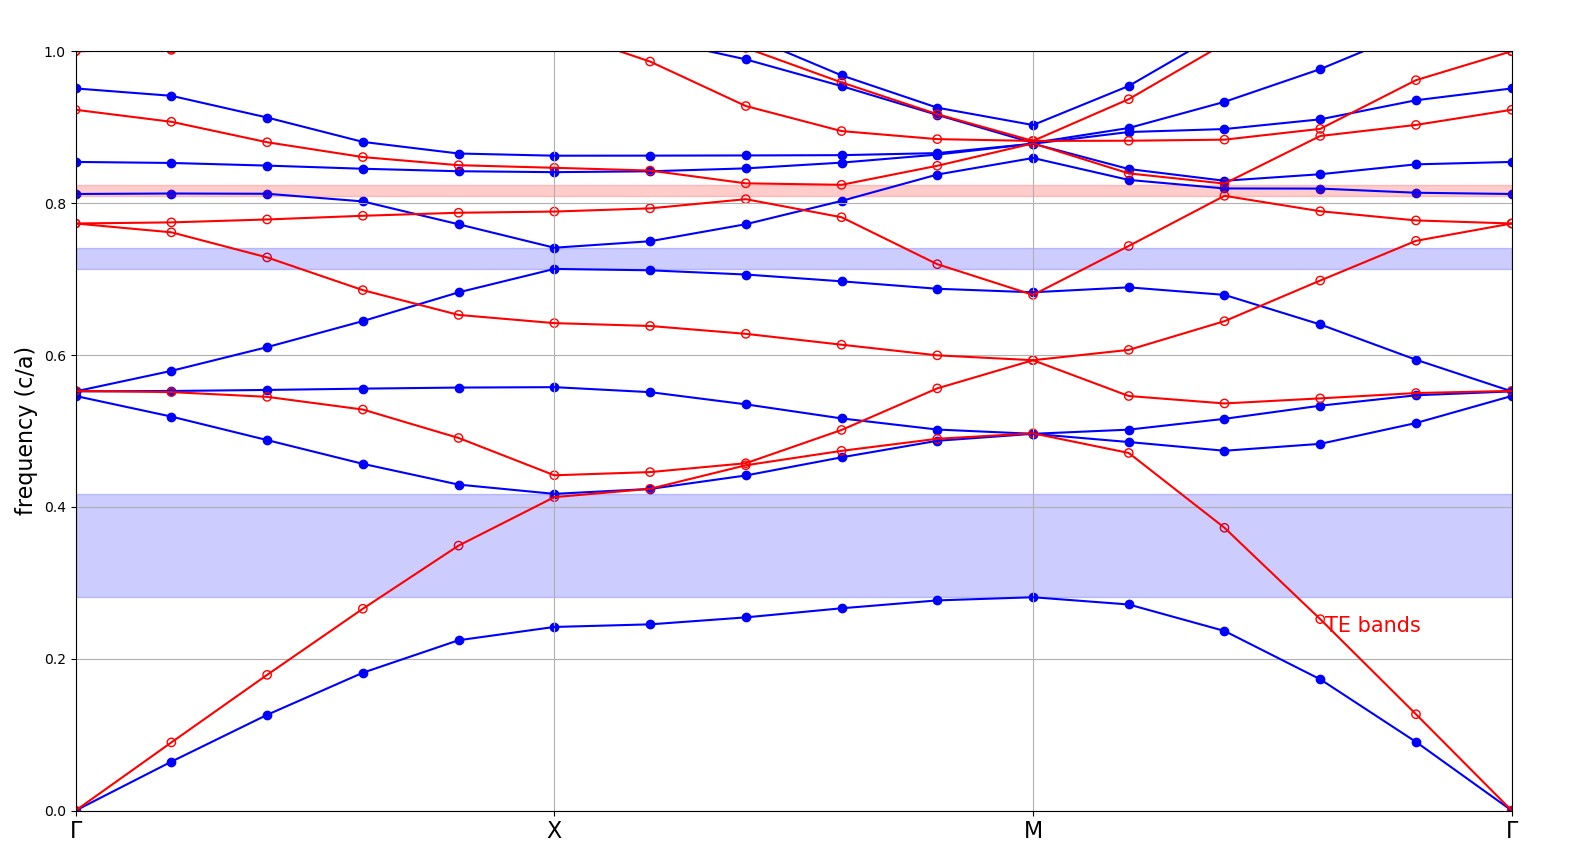

Python code for this plot:
import math
import meep as mp
from meep import mpb
import matplotlib
#matplotlib.use('Agg')

import matplotlib.pyplot as plt


# Determining the number of eigenstates computed at each k points.
num_bands=50

# k_points=Bloch wavevectors we want to compute the bands at.
# Setting it to the corners of irreducible Brillouin zone.
k_points=[mp.Vector3(),				# Gamma
		  mp.Vector3(0.5),			# X
		  mp.Vector3(0.5,0.5),		# M
		  mp.Vector3()]				# Gamma

# Computing bands at a lot of intermediate points to get a continuous band structure
k_points=mp.interpolate(4,k_points)

# Setting up the size of the computational cells
geometry_lattice=mp.Lattice(size=mp.Vector3(1,1))

# Setting up geometric objects at the center of the lattice
geometry=[mp.Cylinder(0.2,material=mp.Medium(epsilon=12))]
geometry = mp.geometric_objects_lattice_duplicates(geometry_lattice, geometry)


# Setting the resolution
resolution=32

# Creating a ModeSolver object - 
ms=mpb.ModeSolver(num_bands=num_bands,
				  k_points=k_points,
				  geometry=geometry,
				  geometry_lattice=geometry_lattice,
				  resolution=resolution)

# Printing and running
print("Square lattice of rods: TE bands")
ms.run_te()

# This outputs the z field components of the tm mode of the wave.
ms.run_tm(mpb.output_efield_z)

# This outputs the magnetic field z components for the te_modes,
# at the point X, and the energy density power (D power).
ms.run_te(mpb.output_at_kpoint(mp.Vector3(0.5),mpb.output_hfield_z,mpb.output_dpwr))

# sample points - 

ms.run_te()
te_freqs = ms.all_freqs
te_gaps = ms.gap_list


ms.run_tm()
tm_freqs = ms.all_freqs
tm_gaps = ms.gap_list
print("tm gaps: ", tm_gaps)
print("freqs: ", tm_freqs)

tm_freqs = ms.all_freqs
tm_gaps = ms.gap_list
ms.run_te()
te_freqs = ms.all_freqs
te_gaps = ms.gap_list

import matplotlib.pyplot as plt

fig, ax = plt.subplots()
x = range(len(tm_freqs))
# Plot bands
# Scatter plot for multiple y values, see https://stackoverflow.com/a/34280815/2261298
for xz, tmz, tez in zip(x, tm_freqs, te_freqs):
    ax.scatter([xz]*len(tmz), tmz, color='blue')
    ax.scatter([xz]*len(tez), tez, color='red', facecolors='none')
ax.plot(tm_freqs, color='blue')
ax.plot(te_freqs, color='red')
ax.set_ylim([0, 1])
ax.set_xlim([x[0], x[-1]])

# Plot gaps
for gap in tm_gaps:
    if gap[0] > 1:
        ax.fill_between(x, gap[1], gap[2], color='blue', alpha=0.2)

for gap in te_gaps:
    if gap[0] > 1:
        ax.fill_between(x, gap[1], gap[2], color='red', alpha=0.2)


# Plot labels
#ax.text(12, 0.04, 'TM bands', color='blue', size=15)
ax.text(13.05, 0.235, 'TE bands', color='red', size=15)

points_in_between = (len(tm_freqs) - 4) / 3
tick_locs = [i*points_in_between+i for i in range(4)]
tick_labs = ['Γ', 'X', 'M', 'Γ']
ax.set_xticks(tick_locs)
ax.set_xticklabels(tick_labs, size=16)
ax.set_ylabel('frequency (c/a)', size=16)
ax.grid(True)

plt.show()
